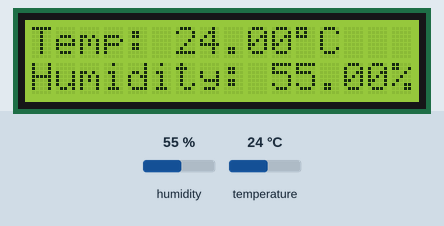
Bench run of a sketch on a simulated Arduino Uno, built with avr-gcc and run on an emulated ATmega328P. On the bench: 16×2 character LCD. Inputs (shaded band) come from the test bench; at power-on: humidity 55 %, temperature 24 °C.

Above: at 1.2 s.
1.3 s: humidity set to 22 %
At 8.5 s:
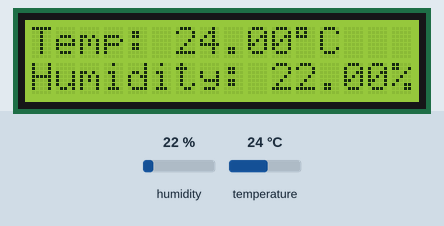
9.3 s: temperature set to 12 °C
At 14.7 s:
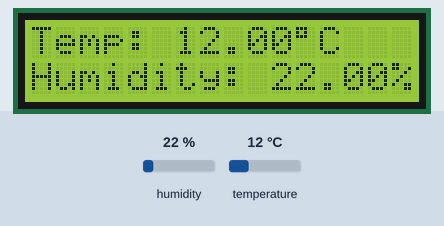
17.3 s: humidity set to 40 %
At 22.5 s:
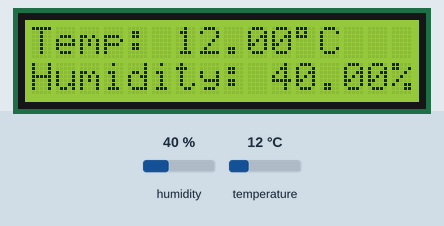
25.3 s: temperature set to 19 °C
At 30.0 s:
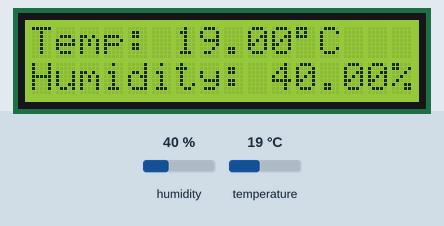
Timing chart, 0 to 31.5 s (numbered marks = the images above; inputs shaded):
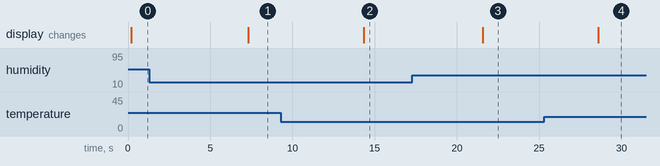

The sketch:

DHT11.ino
```cpp
#include <dht.h>
#include <LiquidCrystal.h>

LiquidCrystal lcd(12, 11, 5, 4, 3, 2);

dht DHT;

#define DHT11_PIN 7

void setup(){
  lcd.begin(16, 2);
}

void loop()
{
  int chk = DHT.read11(DHT11_PIN);
  lcd.setCursor(0,0);
  lcd.print("Temp: ");
  lcd.print(DHT.temperature);
  lcd.print((char)223);
  lcd.print("C");
  delay(100);
  lcd.setCursor(0,1);
  lcd.print("Humidity: ");
  lcd.print(DHT.humidity);
  lcd.print("%");
  delay(7000);
}
```

Measured:
- after the input at 1.3 s, the display: changes after 6.0 s (image 1)
- after the input at 9.3 s, the display: changes after 5.0 s (image 2)
- after the input at 17.3 s, the display: changes after 4.3 s (image 3)
- after the input at 25.3 s, the display: changes after 3.3 s (image 4)
